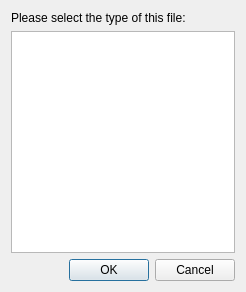
<?xml version="1.0" encoding="UTF-8"?>
<ui version="4.0">
 <class>LogLevelSelectionDialogBase</class>
 <widget class="QDialog" name="LogLevelSelectionDialogBase">
  <property name="geometry">
   <rect>
    <x>0</x>
    <y>0</y>
    <width>246</width>
    <height>292</height>
   </rect>
  </property>
  <property name="windowTitle">
   <string>Selecting File Type</string>
  </property>
  <property name="modal">
   <bool>true</bool>
  </property>
  <layout class="QVBoxLayout">
   <item>
    <widget class="QLabel" name="label">
     <property name="text">
      <string>Please select the type of this file:</string>
     </property>
     <property name="buddy">
      <cstring>logLevelsList</cstring>
     </property>
    </widget>
   </item>
   <item>
    <widget class="QListWidget" name="logLevelsList">
     <property name="toolTip">
      <string>&lt;html&gt;&lt;head&gt;&lt;meta name=&quot;qrichtext&quot; content=&quot;1&quot; /&gt;&lt;style type=&quot;text/css&quot;&gt;
p, li { white-space: pre-wrap; }
&lt;/style&gt;&lt;/head&gt;&lt;body style=&quot; font-family:'Sans Serif'; font-size:9pt; font-weight:400; font-style:normal;&quot;&gt;
&lt;p style=&quot; margin-top:0px; margin-bottom:0px; margin-left:0px; margin-right:0px; -qt-block-indent:0; text-indent:0px;&quot;&gt;List of existing log levels&lt;/p&gt;&lt;/body&gt;&lt;/html&gt;</string>
     </property>
     <property name="whatsThis">
      <string>&lt;html&gt;&lt;head&gt;&lt;meta name=&quot;qrichtext&quot; content=&quot;1&quot; /&gt;&lt;style type=&quot;text/css&quot;&gt;
p, li { white-space: pre-wrap; }
&lt;/style&gt;&lt;/head&gt;&lt;body style=&quot; font-family:'Sans Serif'; font-size:9pt; font-weight:400; font-style:normal;&quot;&gt;
&lt;p style=&quot; margin-top:0px; margin-bottom:0px; margin-left:0px; margin-right:0px; -qt-block-indent:0; text-indent:0px;&quot;&gt;This is the list of all existing log levels. &lt;/p&gt;
&lt;p style=&quot; margin-top:0px; margin-bottom:0px; margin-left:0px; margin-right:0px; -qt-block-indent:0; text-indent:0px;&quot;&gt;Please select one of them to be used for the files selected on the list.&lt;/p&gt;&lt;/body&gt;&lt;/html&gt;</string>
     </property>
    </widget>
   </item>
   <item>
    <widget class="QDialogButtonBox" name="buttonBox">
     <property name="orientation">
      <enum>Qt::Horizontal</enum>
     </property>
     <property name="standardButtons">
      <set>QDialogButtonBox::Cancel|QDialogButtonBox::Ok</set>
     </property>
     <property name="centerButtons">
      <bool>false</bool>
     </property>
    </widget>
   </item>
  </layout>
 </widget>
 <resources/>
 <connections>
  <connection>
   <sender>buttonBox</sender>
   <signal>accepted()</signal>
   <receiver>LogLevelSelectionDialogBase</receiver>
   <slot>accept()</slot>
   <hints>
    <hint type="sourcelabel">
     <x>248</x>
     <y>254</y>
    </hint>
    <hint type="destinationlabel">
     <x>157</x>
     <y>274</y>
    </hint>
   </hints>
  </connection>
  <connection>
   <sender>buttonBox</sender>
   <signal>rejected()</signal>
   <receiver>LogLevelSelectionDialogBase</receiver>
   <slot>reject()</slot>
   <hints>
    <hint type="sourcelabel">
     <x>316</x>
     <y>260</y>
    </hint>
    <hint type="destinationlabel">
     <x>286</x>
     <y>274</y>
    </hint>
   </hints>
  </connection>
  <connection>
   <sender>logLevelsList</sender>
   <signal>itemDoubleClicked(QListWidgetItem*)</signal>
   <receiver>LogLevelSelectionDialogBase</receiver>
   <slot>accept()</slot>
   <hints>
    <hint type="sourcelabel">
     <x>189</x>
     <y>138</y>
    </hint>
    <hint type="destinationlabel">
     <x>189</x>
     <y>145</y>
    </hint>
   </hints>
  </connection>
 </connections>
</ui>
